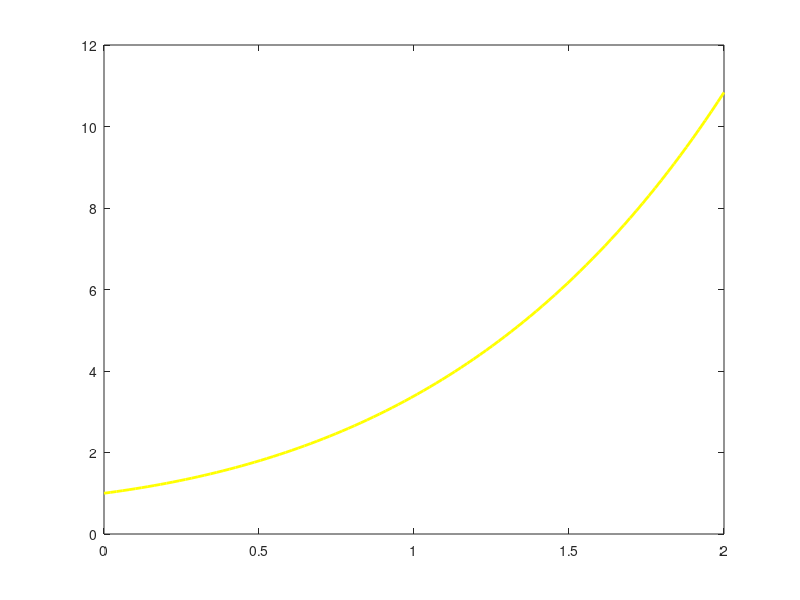
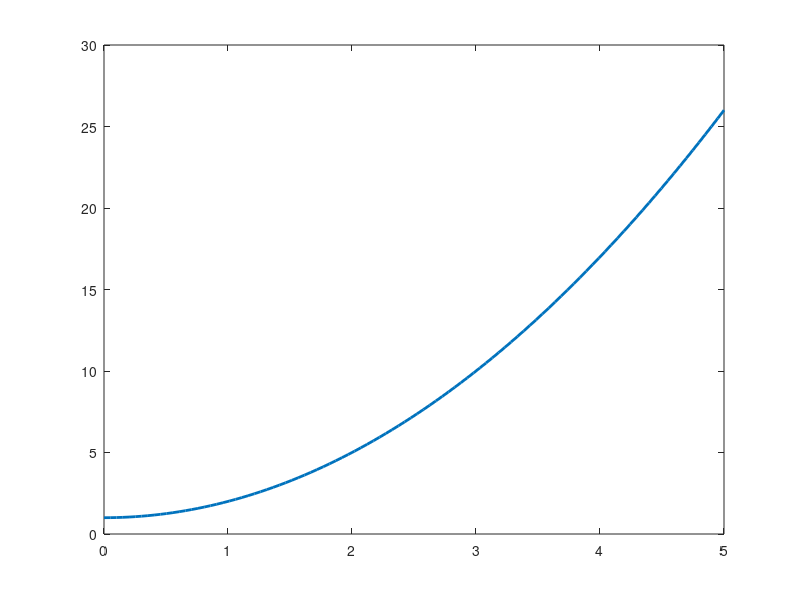

Write the MATLAB code that produced these figures, in order. (Note: this script raises an error after producing the figures.)
% ''
dy = @(t, y) sin(t) + y
t = linspace(0, 2)
[~, y] = ode45(dy, t, 1)  % srednji argument bi lahko tudi izpustili in bi matlab sam ocenil, kaj je najboljše
figure
plot(t, y, 'linewidth', 2, 'color', [1 1 0])
hold off


% a
t = linspace(0, 5)
f = @(t, y) 2*t
[~, y] = ode45(f, t, 1)  % ta tretji argument 'c' je y(0) = c 
figure
plot(t, y, 'lineWidth', 2)
hold on
k = @(t) t.^2 + 1
plot(t, k(t), 'linewidth', 5, 'color', [0 1 0 0.5])

hold off
figure

% b
t = linspace(0, 5)
f = @(t, y) 6*t

F = @(t, Y) [Y(2) f(t, Y(1))]'
[~, y] = ode45(F, t, [1 0])  % zadnji argument so začetni pogoji [y1(0) y2(0)]
plot(t, y(:, 1), 'linewidth', 5, 'color', [1 0.7 0.7 0.8])  % lahka bi prva dva argumenta tudi transponirali, ali pa tudi samo enega
hold on
analiticna = @(t) t.^3 + 1
plot(t, analiticna(t), 'linewidth', 2, 'color', [1 1 0])
hold off


% bonus primera (nista z vaj)
% rešujemo y'' = t + y + y'


% y1 := y
% y2 := y'
t = linspace(0, 5)
f = @(t, y, y_) t + y + y_
F = @(t, Y) [Y(2) f(t, Y(1), Y(2))]'
[~, y] = ode45(F, t, [1 0])

figure
plot(t, y(:, 1), 'linewidth', 5, 'color', [1 0.7 0.7 0.8])
hold on

% analitična rešitev:
analiticna2 = @(t) sqrt((exp((1 + sqrt(5))*t))/5) - sqrt((exp((1 - sqrt(5))*t))/5) - t + 1
plot(t, analiticna2(t), 'linewidth', 2, 'color', [1 1 0])


% rešujemo y'' = t + 2*y + 3*y'

% y1 := y
% y2 := y'
t = linspace(0, 5)

f = @(t, y, y_) t + 2*y + 3*y_
F = @(t, Y) [Y(2) f(t, Y(1), Y(2))]'
[~, y] = ode45(F, t, [1 0])

figure
plot(t, y(:, 1), 'linewidth', 5, 'color', [1 0.7 0.7 0.8])
hold on

% analitična rešitev:
analiticna3 = @(x) (-(sqrt(17) - 1)/(8*sqrt(17)) + 1/4)*exp((3 + sqrt(17))*x/2) + (sqrt(17) - 1)/(8*sqrt(17))*exp((3 - sqrt(17))*x/2) - x/2 + 3/4
plot(t, analiticna3(t), 'linewidth', 3, 'color', [1 1 0])
